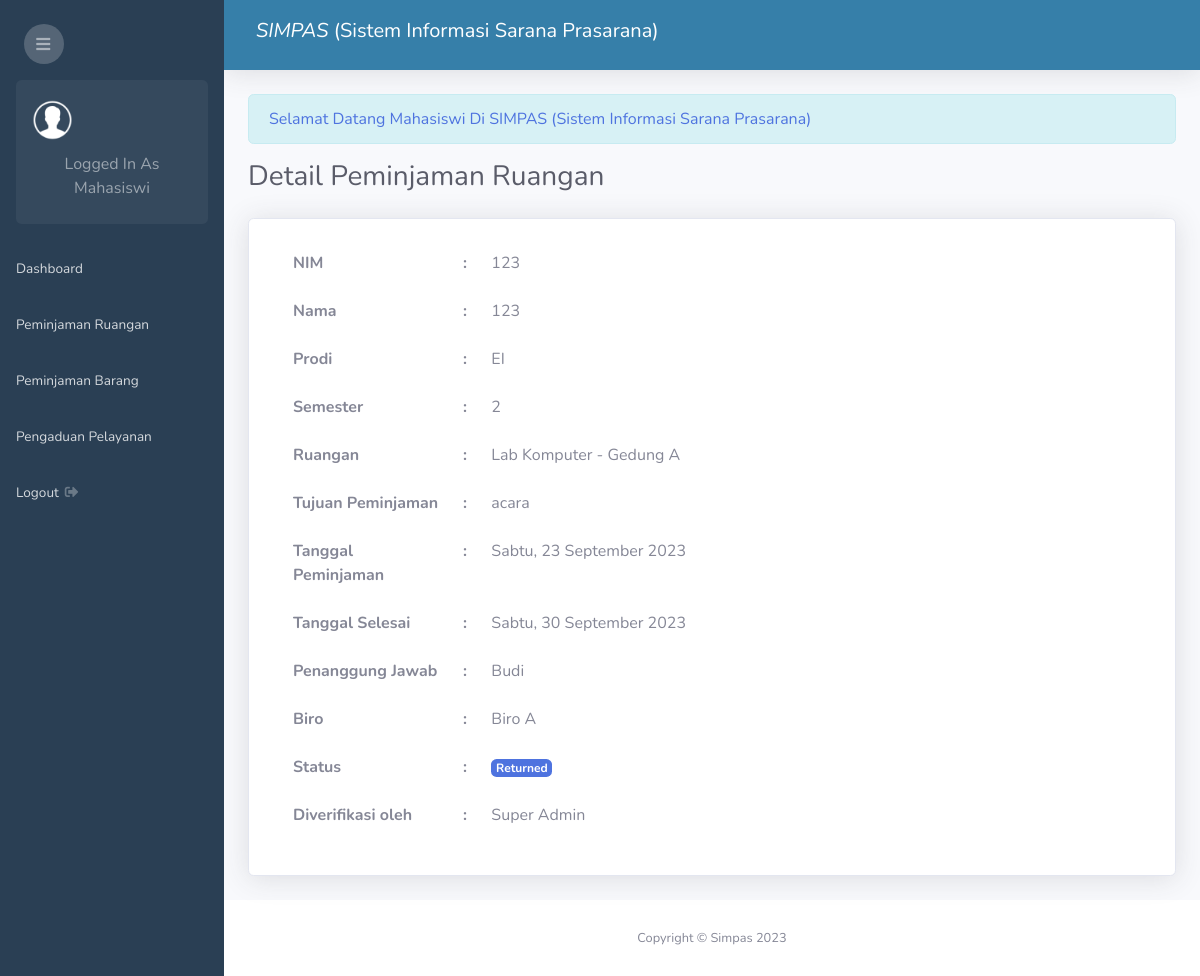
Page /admin.php?page=view-peminjaman-ruangan&id=4 (signed in) on the committed database.
### tables this page shows
CREATE TABLE `peminjaman_ruangan` (
  `id_peminjaman_ruangan` int NOT NULL,
  `mahasiswa_id` int NOT NULL,
  `ruangan_id` int NOT NULL,
  `tujuan` text NOT NULL,
  `tanggal_peminjaman` date NOT NULL,
  `tanggal_selesai` date NOT NULL,
  `status` enum('Approved','Disapproved','Pending','Returned') NOT NULL DEFAULT 'Pending',
  `created_at` timestamp NOT NULL DEFAULT CURRENT_TIMESTAMP,
  `user_id` int DEFAULT NULL,
  `dosen_id` int NOT NULL,
  `biro_id` int NOT NULL
);

CREATE TABLE `mahasiswa` (
  `id_mahasiswa` int NOT NULL,
  `nama_mahasiswa` varchar(200) NOT NULL,
  `nim` varchar(50) NOT NULL,
  `semester` int NOT NULL,
  `prodi` varchar(100) NOT NULL,
  `password` varchar(100) NOT NULL
);

CREATE TABLE `ruangan` (
  `id_ruangan` int NOT NULL,
  `nama_ruangan` varchar(100) NOT NULL,
  `gedung_id` int NOT NULL
);

CREATE TABLE `gedung` (
  `id_gedung` int NOT NULL,
  `nama_gedung` varchar(100) NOT NULL
);

CREATE TABLE `dosen` (
  `id_dosen` int NOT NULL,
  `nik` varchar(30) NOT NULL,
  `nama_dosen` varchar(200) NOT NULL
);

CREATE TABLE `biro` (
  `id_biro` int NOT NULL,
  `nama_biro` varchar(100) NOT NULL
);

CREATE TABLE `user` (
  `id_user` int NOT NULL,
  `nama` varchar(200) NOT NULL,
  `email` varchar(200) NOT NULL,
  `username` varchar(200) NOT NULL,
  `password` varchar(100) NOT NULL
);

### date_formatter.php (called while the page is built, shortened)
<?php
function formatDateIndonesia2($timestamp) {
    $dateTime = new DateTime($timestamp);
    $formattedDate = $dateTime->format('l, d F Y');
    $dayTranslation = [
        'Monday'    => 'Senin',
        'Tuesday'   => 'Selasa',
        'Wednesday' => 'Rabu',
        'Thursday'  => 'Kamis',
        'Friday'    => 'Jumat',
        'Saturday'  => 'Sabtu',
        'Sunday'    => 'Minggu',
    ];
    $monthTranslation = [
        'January'   => 'Januari',
        'February'  => 'Februari',
        'March'     => 'Maret',
        'April'     => 'April',
        'May'       => 'Mei',
        'June'      => 'Juni',
        'July'      => 'Juli',
        'August'    => 'Agustus',
        'September' => 'September',
        'October'   => 'Oktober',
        'November'  => 'November',
        'December'  => 'Desember',
    ];
    foreach ($dayTranslation as $en => $id) {
        $formattedDate = str_replace($en, $id, $formattedDate);
    }
    foreach ($monthTranslation as $en => $id) {
        $formattedDate = str_replace($en, $id, $formattedDate);
    }
    return $formattedDate;
}
?>

### peminjaman_ruangan/view.php (the view, shortened to what this page needs)
<?php require 'date_formatter.php'; ?>
<h1 class="h3 mb-4 text-gray-800">Detail Peminjaman Ruangan</h1>
<div class="card shadow mb-4">
    <div class="card-body">
        <div class="col-md-8">
            <?php
            $id_peminjaman_ruangan = $_GET['id'];
            $sql = "SELECT * FROM peminjaman_ruangan LEFT JOIN ruangan ON peminjaman_ruangan.ruangan_id = ruangan.id_ruangan LEFT JOIN mahasiswa ON peminjaman_ruangan.mahasiswa_id = mahasiswa.id_mahasiswa LEFT JOIN gedung ON ruangan.gedung_id = gedung.id_gedung LEFT JOIN biro ON peminjaman_ruangan.biro_id = biro.id_biro LEFT JOIN dosen ON dosen.id_dosen = peminjaman_ruangan.dosen_id LEFT JOIN user ON peminjaman_ruangan.user_id = user.id_user WHERE id_peminjaman_ruangan='$id_peminjaman_ruangan'";
            $result = $conn->query($sql);
            $data = $result->fetch_assoc();
            ?>
            <table class="table table-borderless">
                <tr>
                    <th width="30%">NIM</th>
                    <th width="5%"> : </th>
                    <td><?php echo $data['nim'] == '' ? '-' : $data['nim']; ?></td>
                </tr>
                <tr>
                    <th>Nama</th>
                    <th> : </th>
                    <td><?php echo $data['nama_mahasiswa'] == '' ? '-' : $data['nama_mahasiswa']; ?></td>
                </tr>
                <tr>
                    <th>Prodi</th>
                    <th> : </th>
                    <td><?php echo $data['prodi'] == '' ? '-' : $data['prodi']; ?></td>
                </tr>
                <tr>
                    <th>Semester</th>
                    <th> : </th>
                    <td><?php echo $data['semester'] == '' ? '-' : $data['semester']; ?></td>
                </tr>
                <tr>
                    <th>Ruangan</th>
                    <th> : </th>
                    <td><?php echo $data['nama_ruangan'] == '' ? '-' : $data['nama_ruangan'] .' - '. $data['nama_gedung']; ?></td>
                </tr>
                <tr>
                    <th>Tujuan Peminjaman</th>
                    <th> : </th>
                    <td><?php echo $data['tujuan'] ?></td>
                </tr>
                <tr>
                    <th>Tanggal Peminjaman</th>
                    <th> : </th>
                    <td><?php echo formatDateIndonesia2($data['tanggal_peminjaman']) ?></td>
                </tr>
                <tr>
                    <th>Tanggal Selesai</th>
                    <th> : </th>
                    <td><?php echo formatDateIndonesia2($data['tanggal_selesai']) ?></td>
                </tr>
                <tr>
                    <th>Penanggung Jawab</th>
                    <th> : </th>
                    <td><?php echo $data['nama_dosen'] == '' ? '-' : $data['nama_dosen']; ?></td>
                </tr>
                <tr>
                    <th>Biro</th>
                    <th> : </th>
                    <td><?php echo $data['nama_biro'] == '' ? '-' : $data['nama_biro']; ?></td>
                </tr>
                <tr>
                    <th>Status</th>
                    <th> : </th>
                    <td>
                        <?php if($data['status'] == "Pending"){ ?>
                            <span class="badge badge-warning"><?php echo $data['status'] ?></span>
                        <?php } elseif($data['status'] == "Disapproved") { ?>
                            <span class="badge badge-danger"><?php echo $data['status'] ?></span>
                        <?php } elseif($data['status'] == 'Approved') { ?>
                            <span class="badge badge-success"><?php echo $data['status'] ?></span>
                        <?php }else{ ?>
                            <span class="badge badge-primary"><?php echo $data['status'] ?></span>
                        <?php } ?>
                    </td>
                </tr>
                <?php if($data['status'] != "Pending") { ?>
                <tr>
                    <th>Diverifikasi oleh</th>
                    <th> : </th>
                    <td> <?php echo $data['nama'] ?> </td>
                </tr>
                <?php } ?>
            </table>
        </div>
    </div>
</div>

### rows in the picture
peminjaman_ruangan: mahasiswa.nim "123", mahasiswa.nama_mahasiswa "123", mahasiswa.prodi "EI", mahasiswa.semester "2", ruangan.nama_ruangan "Lab Komputer", gedung.nama_gedung "Gedung A", tujuan "acara", tanggal_peminjaman "Sabtu, 23 September 2023", tanggal_selesai "Sabtu, 30 September 2023", dosen.nama_dosen "Budi", biro.nama_biro "Biro A", status "Returned", user.nama "Super Admin"

### other values in the picture
$_SESSION['level'] "Mahasiswi"
